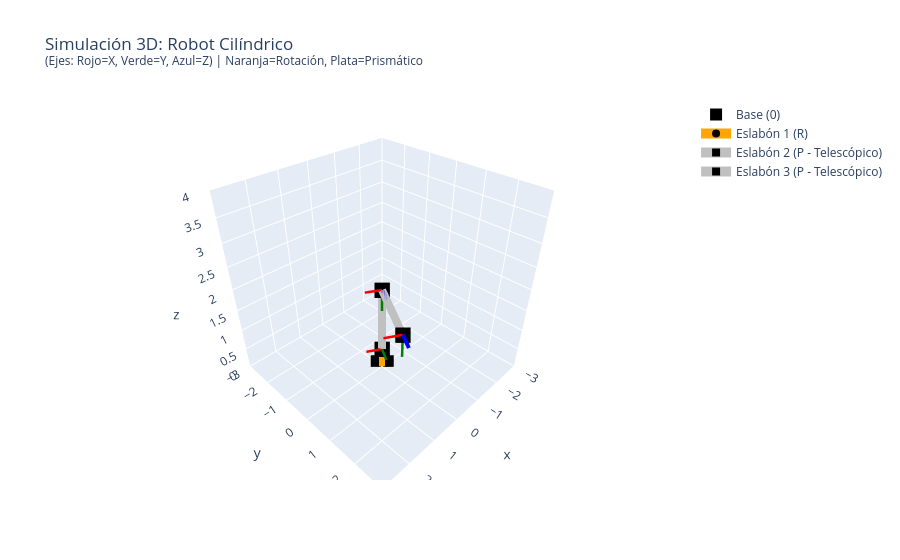

Source (notebook cell):
### Markdown cell above
### 4.3 El Robot Cilíndrico - RPP
Su área de trabajo forma un cilindro perfecto. Excelente para ensamblaje vertical y paletizado rígido.
- **Articulaciones:** 1 de Rotación (base), 1 Prismática (elevación vertical), 1 Prismática (alcance horizontal).

### Code cell
# Variables articulares
q1_rot, q2_alt, q3_dist = -30, 1.5, 2.0  # Base, Altura en Z, Alcance radial

dh_cilindrico = [
    {'a': 0, 'alpha': 0,   'd': 0.5, 'theta': q1_rot, 'type': 'R'}, # Cintura
    {'a': 0, 'alpha': -90, 'd': q2_alt, 'theta': 0, 'type': 'P'},   # Elevación vertical (Z sube)
    {'a': 0, 'alpha': 0,   'd': q3_dist, 'theta': 0, 'type': 'P'}   # Alcance horizontal
]

plot_robot_dh(dh_cilindrico, "Robot Cilíndrico")

### Figure 1 — Plotly figure (JSON) as saved in the notebook; plotly's stock layout.template omitted (floating-point values rounded to 4 significant figures)
{"data": [{"marker": {"color": "black", "size": 12, "symbol": "square"}, "mode": "markers", "name": "Base (0)", "type": "scatter3d", "x": [0], "y": [0], "z": [0]}, {"line": {"color": "orange", "width": 12}, "marker": {"color": "black", "size": 8, "symbol": "circle"}, "mode": "lines+markers", "name": "Eslabón 1 (R)", "type": "scatter3d", "x": [0, 0], "y": [0, 0], "z": [0, 0.5]}, {"line": {"color": "red", "width": 5}, "mode": "lines", "showlegend": false, "type": "scatter3d", "x": [0, 0.433], "y": [0, -0.25], "z": [0.5, 0.5]}, {"line": {"color": "green", "width": 5}, "mode": "lines", "showlegend": false, "type": "scatter3d", "x": [0, 0.25], "y": [0, 0.433], "z": [0.5, 0.5]}, {"line": {"color": "blue", "width": 8}, "mode": "lines", "showlegend": false, "type": "scatter3d", "x": [0, 0], "y": [0, 0], "z": [0.5, 1]}, {"line": {"color": "silver", "width": 16}, "marker": {"color": "black", "size": 8, "symbol": "square"}, "mode": "lines+markers", "name": "Eslabón 2 (P - Telescópico)", "type": "scatter3d", "x": [0, 0], "y": [0, 0], "z": [0.5, 2]}, {"line": {"color": "red", "width": 5}, "mode": "lines", "showlegend": false, "type": "scatter3d", "x": [0, 0.433], "y": [0, -0.25], "z": [2, 2]}, {"line": {"color": "green", "width": 5}, "mode": "lines", "showlegend": false, "type": "scatter3d", "x": [0, 1.531e-17], "y": [0, 2.651e-17], "z": [2, 1.5]}, {"line": {"color": "blue", "width": 8}, "mode": "lines", "showlegend": false, "type": "scatter3d", "x": [0, 0.25], "y": [0, 0.433], "z": [2, 2]}, {"line": {"color": "silver", "width": 16}, "marker": {"color": "black", "size": 8, "symbol": "square"}, "mode": "lines+markers", "name": "Eslabón 3 (P - Telescópico)", "type": "scatter3d", "x": [0, 1.0], "y": [0, 1.732], "z": [2, 2]}, {"line": {"color": "red", "width": 5}, "mode": "lines", "showlegend": false, "type": "scatter3d", "x": [1.0, 1.433], "y": [1.732, 1.482], "z": [2, 2]}, {"line": {"color": "green", "width": 5}, "mode": "lines", "showlegend": false, "type": "scatter3d", "x": [1.0, 1.0], "y": [1.732, 1.732], "z": [2, 1.5]}, {"line": {"color": "blue", "width": 8}, "mode": "lines", "showlegend": false, "type": "scatter3d", "x": [1.0, 1.25], "y": [1.732, 2.165], "z": [2, 2]}], "layout": {"scene": {"aspectmode": "cube", "xaxis": {"range": [-3, 3]}, "yaxis": {"range": [-3, 3]}, "zaxis": {"range": [0, 4]}}, "title": {"text": "Simulación 3D: Robot Cilíndrico <br><sup>(Ejes: Rojo=X, Verde=Y, Azul=Z) | Naranja=Rotación, Plata=Prismático</sup>"}}}
